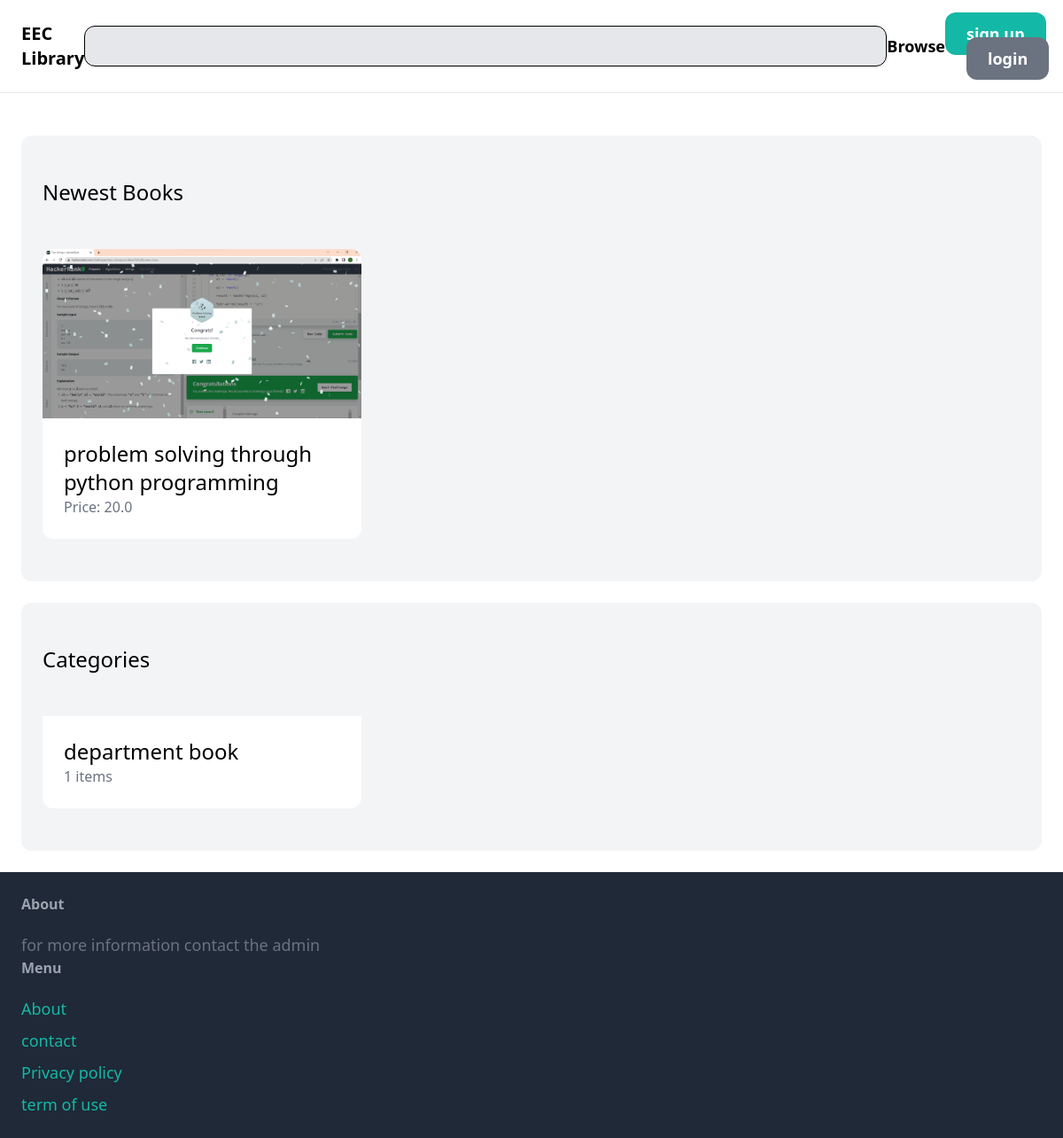
The page / on the database its author committed.
### item/models.py (models this page shows, shortened)
class Books(models.Model):
    Item = models.ForeignKey(Item, related_name='books', on_delete=models.CASCADE)
    name= models.CharField(max_length=225)
    description = models.TextField(blank=True, null=True)
    price = models.FloatField()
    image = models.ImageField(upload_to='item_images', blank=True, null=True)
    is_sold = models.BooleanField(default=False)
    created_by = models.ForeignKey(User, related_name='items', on_delete=models.CASCADE)
    created_at = models.DateTimeField(auto_now_add=True)

class Category(models.Model):
    name= models.CharField(max_length=225)
    class Meta:
        ordering = ('name',)
        verbose_name_plural='Categories'

### core/views.py (the view)
# urls.py: path('',index, name='index'),
def index(request):
    items = Books.objects.filter(is_sold=False)[:]
    categories = Category.objects.all()[:]
    return render(request,'core/index.html',{
        'categories': categories,
        'items' :items,
    })

### core/templates/core/index.html (shortened to what this page needs)
{% extends 'core/base.html' %}
{% block content %}
<div class="mt-6 px-6 py-12 bg-gray-100 rounded-xl">
    <h2 class="mb-12 text-2xl text-left">Newest Books</h2>
    <div class="grid grid-cols-3 gap-3">
        {% for item in items %}
        <div>
            <a href="{% url 'item:detail' item.id %}">
                <div>
                    <img src="{{ item.image.url}}" class="rounded-t-xl">
                </div>
                <div class="p-6 bg-white rounded-b-xl">
                    <h2 class="text-2xl">{{ item.name }}</h2>
                    <p class="text-gray-500">Price: {{item.price}}</p>
                </div>
            </a>
        </div>
        {% endfor %}
    </div>
</div>
<div class="mt-6 px-6 py-12 bg-gray-100 rounded-xl">
    <h2 class="mb-12 text-2xl text-left">Categories</h2>
    <div class="grid grid-cols-3 gap-3">
        {% for category in categories %}
        <div>
            <a href="#">
                <div class="p-6 bg-white rounded-b-xl">
                    <h2 class="text-2xl">{{ category.name }}</h2>
                    <p class="text-gray-500">{{category.items.count}} items</p>
                </div>
            </a>
        </div>
        {% endfor %}
    </div>
</div>
{% endblock content %}

### core/templates/core/base.html (shortened to what this page needs)
<!doctype html>
<html>
    <head>
        <script src="https://cdn.tailwindcss.com"></script>
    </head>
    <body>
        <nav class="py-6 px-6 flex justify-between items-center border-b border-grey-200">
            <a href="/" class="text-xl font-semibold">EEC Library</a>
            <Input type ="text" name = "Search_data" class="py-2 px-3 bg-gray-200 rounded-xl text-lg font-semibold border-b border-r border-l border-t border-black" size=75>
            <a href="#" class="text-lg font-semibold hover:text-gery-500">Browse</a>
            <div class="space-x-6">
                <a href="{% url 'sign' %}" class="px-6 py-3 text-lg font-semibold bg-teal-500 text-white rounded-xl hover:bg-teal-700">sign up</a>
                <a href="#" class="px-6 py-3 text-lg font-semibold bg-gray-500 text-white rounded-xl hover:bg-gray-700">login</a>
            </div>
        </nav>
        <div class="px-6 py-6">
             {% block content%}{% endblock content%}
        </div>
        <footer class="py-6 px-6 flex justify-between bg-gray-800">
            <div class="w-2/3 pr-10">
                <h3 class="mb-5 font-semibold text-gray-400">About</h3>
                <p class="text-lg text-gray-500">for more information contact the admin</p>
            <div class="w-1/3">
                <h3 class="mb-5 font-semibold text-gray-400">Menu</h3>
                <ul class="space-y-2">
                    <li><a href="{% url 'about' %}" class="text-lg text-teal-500 hover:text-teal-700">About</a></li>
                    <li><a href="{% url 'contact' %}" class="text-lg text-teal-500 hover:text-teal-700">contact</a></li>
                    <li><a href="{% url 'policy' %}" class="text-lg text-teal-500 hover:text-teal-700">Privacy policy</a></li>
                    <li><a href="{% url 'terms' %}" class="text-lg text-teal-500 hover:text-teal-700">term of use</a></li>
                </ul>
            </div>
        </footer>
    </body>
</html>

### rows shown on the page
Books: image (picture), name "problem solving through python programming", price "20.0"
Category: name "department book", items.count "1"
